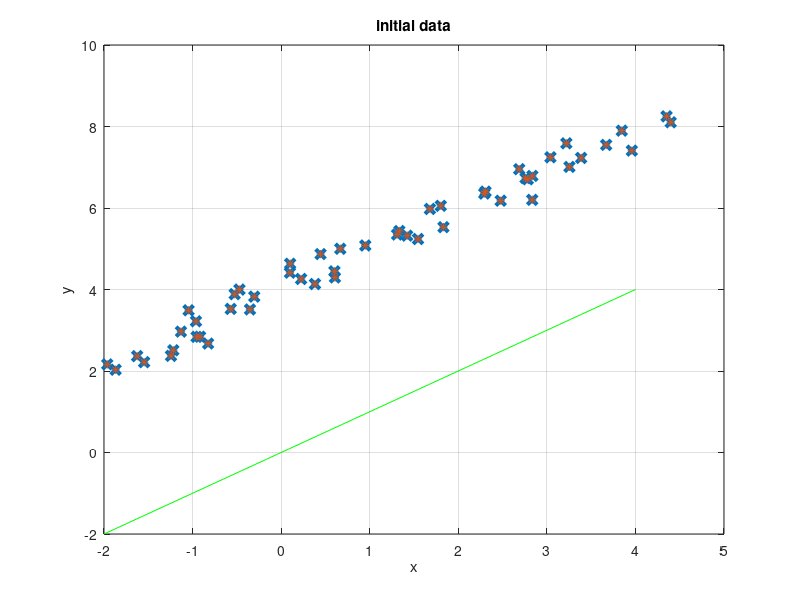

Reproduce this figure in MATLAB.
clear all
close all
clc

%step 1
num_elements = 50;
data1 = linspace(-2,4,num_elements);
data1 = data1';
data1 = data1 + (randn(size(data1))*0.3);
data2 = linspace(-2,4,num_elements);
data2 = data2';
data2 = data2 + (rand(size(data2)).*0.5);
data2 = data2 + 3.79;
data_orig = [data1 data2];

[coeff, score, latent, tsquared, explained, mu] = pca(data_orig, 'NumComponents', 2);
% mu średnie odchylenie
Xcentered = score * coeff' + mu;

figure(1)
plot(data_orig(:,1), data_orig(:,2),'x','MarkerSize',7,'LineWidth',3);grid;hold

plot(Xcentered(:,1), Xcentered(:,2), '*');
xlabel('x');ylabel('y');title('initial data')
a = linspace(-2,4,num_elements);
plot(a,a,'g')



